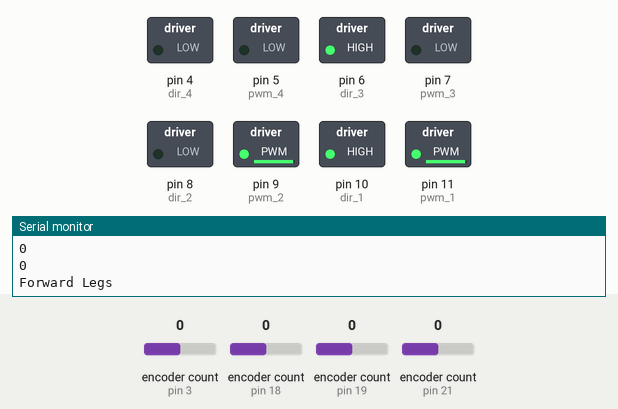
Recording of a sketch running on a simulated Arduino Mega 2560, built with avr-gcc and run on an emulated ATmega2560. Parts: switched loads named in the sketch (green lamp = pin HIGH), the last lines printed to the serial monitor. The test bench sets the inputs (shaded band); at power-on: encoder count (sensors on pin 3, pin 18, pin 19, pin 21) 0.

Above: at 1.2 s.
1.3 s: encoder count (sensor on pin 3) set to 4
At 2.0 s:
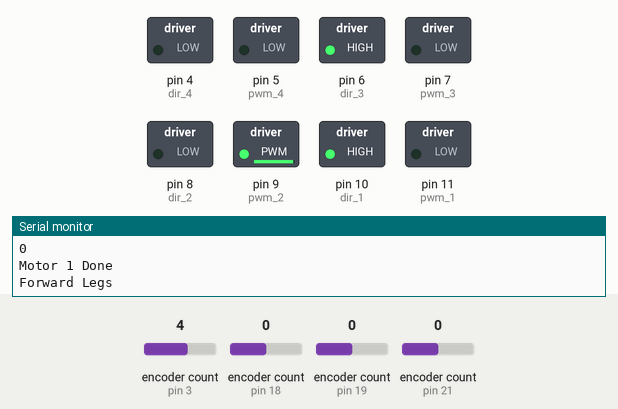
2.8 s: encoder count (sensor on pin 18) set to 4
At 4.0 s:
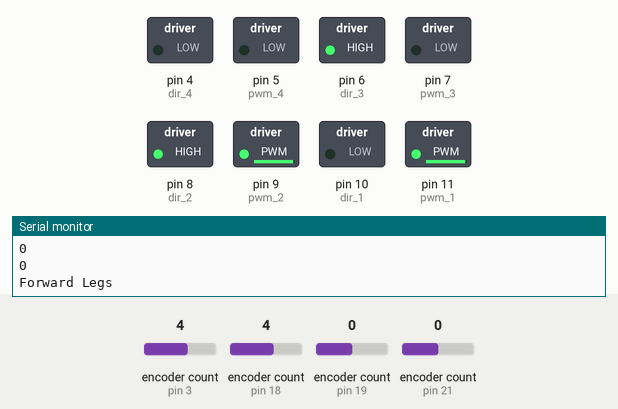
4.3 s: encoder count (sensor on pin 3) set to 8
At 5.4 s:
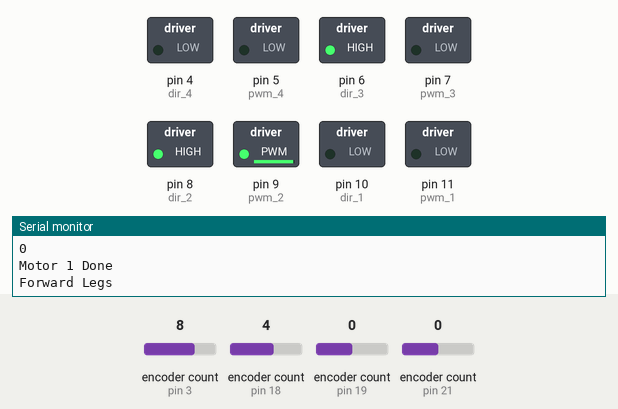
5.8 s: encoder count (sensor on pin 18) set to 8
At 6.8 s:
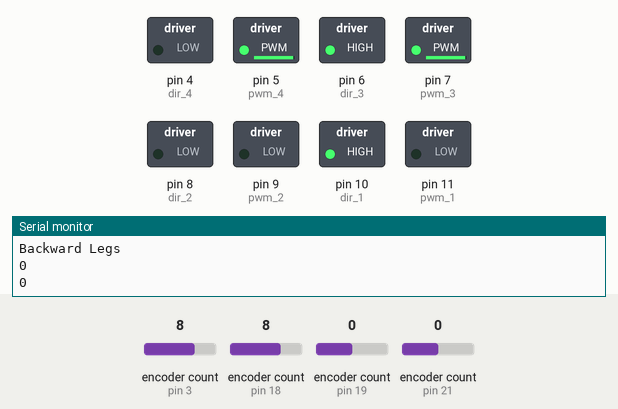
7.8 s: encoder count (sensor on pin 19) set to 4
At 8.2 s:
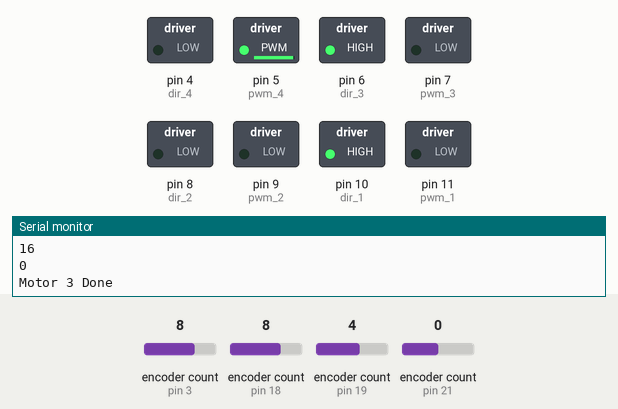
9.3 s: encoder count (sensor on pin 21) set to 4
At 10.4 s:
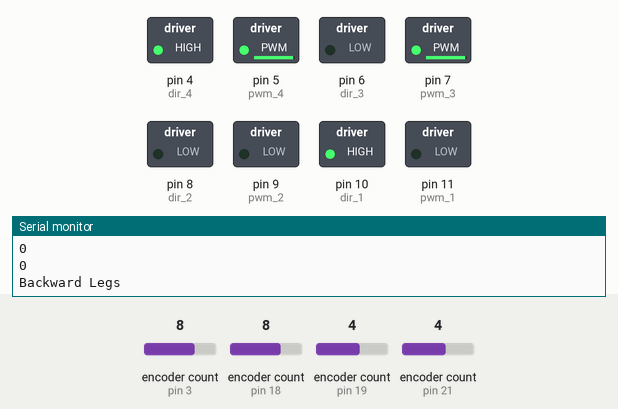
Timing chart, 0 to 11.8 s (numbered marks = the images above; inputs shaded):
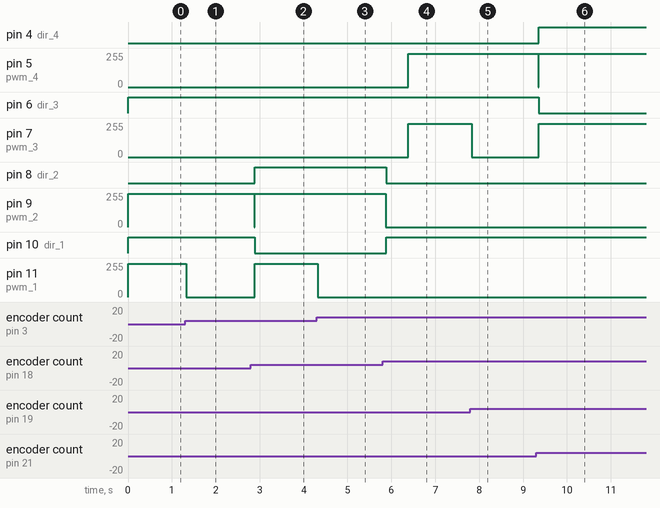

Measured:
- after the input at 1.3 s, pin 11 (pwm_1): 250/255 → 0/255 at once
- after the input at 2.8 s, pin 8 (dir_2): LOW → HIGH after 0.09 s; pin 9 (pwm_2): 250/255 → 0/255 after 0.07 s, → 250/255 0.02 s later; pin 10 (dir_1): HIGH → LOW after 0.09 s; pin 11 (pwm_1): 0/255 → 250/255 after 0.09 s
- after the input at 4.3 s, pin 11 (pwm_1): 250/255 → 0/255 at once
- after the input at 5.8 s, pin 5 (pwm_4), pin 7 (pwm_3): 0/255 → 250/255 after 0.59 s; pin 8 (dir_2): HIGH → LOW after 0.09 s; pin 9 (pwm_2): 250/255 → 0/255 after 0.07 s; pin 10 (dir_1): LOW → HIGH after 0.09 s
- after the input at 7.8 s, pin 7 (pwm_3): 250/255 → 0/255 at once
- after the input at 9.3 s, pin 4 (dir_4): LOW → HIGH after 0.06 s; pin 5 (pwm_4): 250/255 → 0/255 at once, → 250/255 0.02 s later; pin 6 (dir_3): HIGH → LOW after 0.06 s; pin 7 (pwm_3): 0/255 → 250/255 after 0.06 s

The sketch:

To_and_Fro.ino
```cpp
#include <Encoder.h>
#define pwm_1 11
#define dir_1 10
#define pwm_2 9
#define dir_2 8
#define pwm_3 7
#define dir_3 6
#define pwm_4 5
#define dir_4 4
Encoder enc1(3,2);
Encoder enc2(18,22);
Encoder enc3(19,20);
Encoder enc4(21,15);

void setup() {
  pinMode(pwm_1, OUTPUT);
  pinMode(dir_1, OUTPUT);
  pinMode(pwm_2, OUTPUT);
  pinMode(dir_2, OUTPUT);
  pinMode(pwm_3, OUTPUT);
  pinMode(dir_3, OUTPUT);
  pinMode(pwm_4, OUTPUT);
  pinMode(dir_4, OUTPUT);
  digitalWrite(dir_1,HIGH);
  digitalWrite(dir_2,LOW);
  digitalWrite(dir_3,HIGH);
  digitalWrite(dir_4,LOW);
  digitalWrite(pwm_1,LOW);
  digitalWrite(pwm_2,LOW);
  digitalWrite(pwm_3,LOW);
  digitalWrite(pwm_4,LOW);
  Serial.begin(9600);
}

long oldPosition1  = 0,oldPosition2  = 0,oldPosition3  = 0,oldPosition4  = 0;
long newPosition1,newPosition2, newPosition3, newPosition4;
int speedM = 250;
int pos = 15;
void loop() {
analogWrite(pwm_1,speedM);
analogWrite(pwm_2,speedM);
forward_legs();
analogWrite(pwm_1,speedM);
analogWrite(pwm_2,speedM);
forward_legs();
delay(500);
analogWrite(pwm_3,speedM);
analogWrite(pwm_4,speedM);
backward_legs();
analogWrite(pwm_3,speedM);
analogWrite(pwm_4,speedM);
backward_legs();
delay(500);
}

void forward_legs()
{
  newPosition1 = enc1.read();
  newPosition2 = enc2.read();
  long diff1 = abs(newPosition1 - oldPosition1);
  long diff2 = abs(newPosition2 - oldPosition2);
  while( diff1<=pos || diff2<=pos)
  {      newPosition1 = enc1.read();
         newPosition2 = enc2.read();
         diff1 = abs(newPosition1 - oldPosition1);
         diff2 = abs(newPosition2 - oldPosition2);
         Serial.println("Forward Legs");
         Serial.println(diff1);
         Serial.println(diff2);
         if(diff1>pos)
         {
         digitalWrite(pwm_1,0);
         Serial.println("Motor 1 Done");
         }
         if(diff2>pos)
         {
         digitalWrite(pwm_2,0);
         Serial.println("Motor 2 done");
         }
  }
  Serial.println();
  oldPosition1 = newPosition1;
  oldPosition2 = newPosition2;
  digitalWrite(dir_1,!digitalRead(dir_1));
  digitalWrite(dir_2,!digitalRead(dir_2));
}

void backward_legs()
{
  newPosition3 = enc3.read();
  newPosition4 = enc4.read();
  long diff3 = abs(newPosition3 - oldPosition3);
  long diff4 = abs(newPosition4 - oldPosition4);
  while(diff3<=pos || diff4<=pos)
  {
         newPosition3 = enc3.read();
         newPosition4 = enc4.read();
         diff3 = abs(newPosition3 - oldPosition3);
         diff4 = abs(newPosition4 - oldPosition4);
         Serial.println("Backward Legs");
         Serial.println(diff3);
         Serial.println(diff4);
         if(diff3>pos)
         {
         digitalWrite(pwm_3,0);
         Serial.println("Motor 3 Done");
         }
         if(diff4>pos)
         {
         digitalWrite(pwm_4,0);
         Serial.println("Motor 4 Done");
         }
  }
  Serial.println();
  oldPosition3 = newPosition3;
  oldPosition4 = newPosition4;
  digitalWrite(dir_3,!digitalRead(dir_3));
  digitalWrite(dir_4,!digitalRead(dir_4));
}
```
